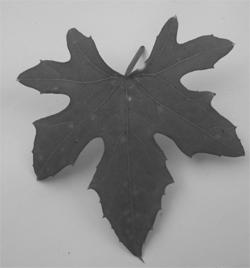
#> input picture daun.jpg, 250 x 268 px
$ jupyter execute 'Pengambangan Dwi Aras.ipynb'
#> lines starting #> are read from the running program, lines starting #| are printed output that depends on the picture; after the words box and inside, x2 and y2 are one past the last pixel; in counts of white or black regions, pixels touching at a corner belong together
Nama : Erla Dwi Ramadhayanti

NIM  : 202131029

## Pengambangan Dwi Aras

[cell 1]
import cv2
import numpy as np
from matplotlib import pyplot as plt

[cell 2]
daun = cv2.imread("daun.jpg", 0)
#> daun is the input picture: shape (268, 250); min 48, max 223, mean 141.3
tinggi, lebar = daun.shape
#> tinggi = 268; lebar = 250

[cell 3]
cv2.imshow("gambar asli", daun)
cv2.waitKey(0)
cv2.destroyAllWindows()

## Pengambangan Dwi Aras dengan Perkiraan nilai ambang

[cell 4]
nilai_ambang = 128
daun_hasil = daun.copy()
for x in range(tinggi):
    for y in range(lebar):
        if daun[x,y] < nilai_ambang:
            daun_hasil[x,y] = 0
        else:
            daun_hasil[x,y] = 255
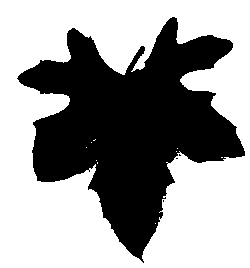
#> daun_hasil: shape (268, 250); 60.3% white; 4 black regions (3 under 20 px), largest, box (x1, y1, x2, y2) and area: (17, 17, 245, 263) 26613

[cell 5]
cv2.imshow("gambar daun_hasil", daun_hasil)
cv2.waitKey(0)
cv2.destroyAllWindows()

## Menentukan Nilai Ambang Suatu Gambar

[cell 6]
def titeratif(image) :
    tinggi, lebar = image.shape
#> tinggi = 268; lebar = 250
    t0 = 127
    while(True) :
        rata_kiri = 0;
        rata_kanan = 0;
        jum_kiri = 0;
        jum_kanan = 0;

        for x in range(tinggi):
            for y in range(lebar):
                if(image[x,y] <= 127):
                    rata_kiri = rata_kiri + image[x,y]
                    jum_kiri = jum_kiri + 1
                else:
                    rata_kanan = rata_kanan + image[x,y]
                    jum_kanan = jum_kanan + 1
        rata_kiri = rata_kiri/jum_kiri
        rata_kanan = rata_kanan/jum_kanan
        t1 = (rata_kiri + rata_kanan) / 2
        if ((t0 - t1) < 1) :
            break
        t0 = t1
    return round(t1)

[cell 7]
titeratif(daun)
#> Out = 131
